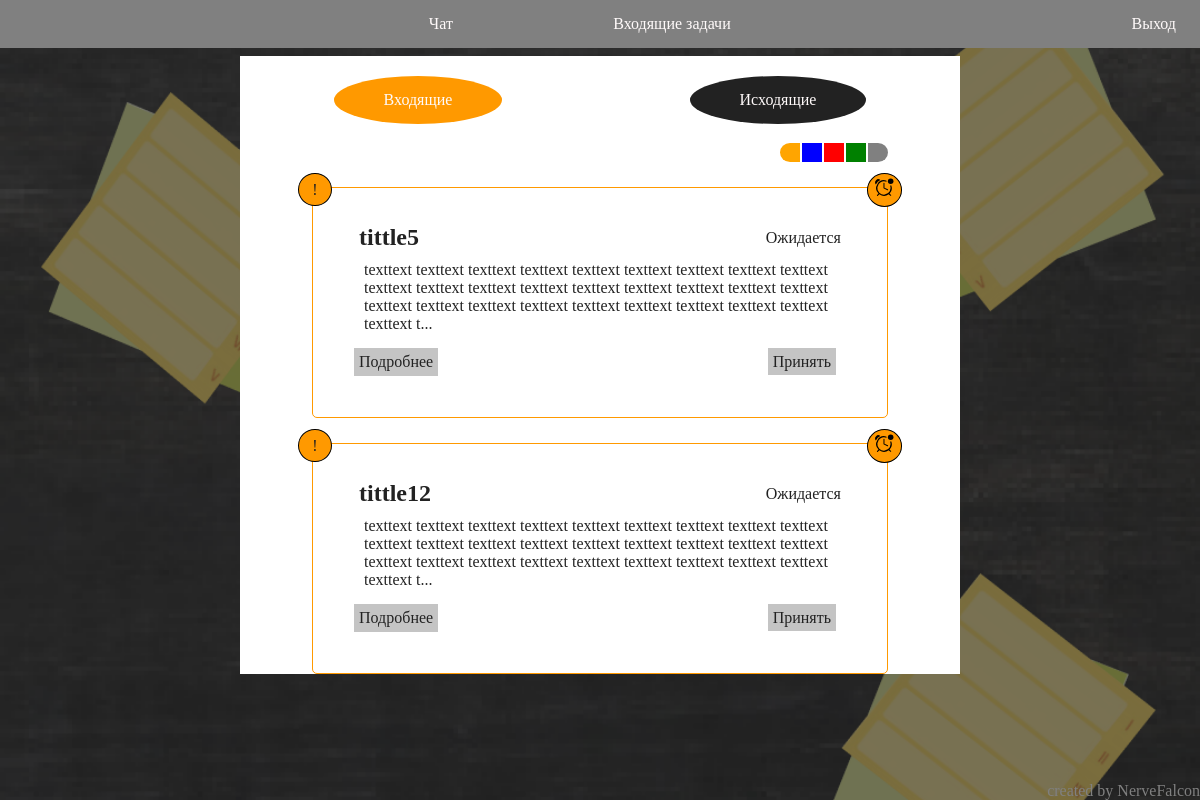
The page /inTasks/await/1 (signed in) on the database its author committed.
### tables this page shows
CREATE TABLE `status` (
  `id` int(11) NOT NULL,
  `ru` text NOT NULL,
  `en` text NOT NULL,
  `color` text NOT NULL,
  `but_in` text NOT NULL,
  `but_out` text NOT NULL
);

CREATE TABLE `tasks` (
  `id` int(11) NOT NULL,
  `id_from` int(11) NOT NULL,
  `title` text NOT NULL,
  `text` text NOT NULL,
  `deadline` date NOT NULL,
  `file_way` text NOT NULL,
  `id_status` int(11) NOT NULL DEFAULT '1'
);

### app/core/Model.php (called while the page is built, shortened)
<?php
class Model
{
	public static function ToggleInArray(array $array, $toggle, $zeroElement, $assocKey = null): array
	{
		if (in_array($toggle, $array))
		{
			$array = array_diff($array, [$toggle]);
			if (count($array) < 1)
			{
				$array[$assocKey] = $zeroElement;
			}
			return $array;
		}
		else
		{
			$array[$assocKey] = $toggle;
			return $array;
		}
	}
	public static function SqlConnect(): mysqli
	{
		$data = include("static/configs/db.php");
		$sql = new mysqli($data['hostname'], $data['username'], $data['password'], $data['database']);
		$sql->set_charset('utf-8');
		return $sql;
	}
	protected function Fetch($query, int $assoc = 1)
	{
		if ($query != false)
			return $query->fetch_all($assoc);
		else
			return false;
	}
}

### app/models/TaskModel.php (called while the page is built, shortened)
<?php
class TaskModel extends Model
{
	public static function GetAllStatus(): array
	{
		$db = self::SqlConnect();
        $res = $db->query("SELECT * FROM status")->fetch_all(1);
		foreach ($res as $key => $value) {
			$result[$value['en']] = $value;
		}
		return $result;
	}
	public static function GetEnStatus(): array
	{
		$db = self::SqlConnect();
        $res = $db->query("SELECT en FROM status")->fetch_all(1);
		foreach ($res as $key => $value) {
			$result[] = $value['en'];
		}
		return $result;
	}
	public static function FilterSetting(string $status): string
	{
		$url = explode('/', Route::GetURI());
		$currentStatus = $url[count($url) - 2];
		$currentStatus = explode('+', $currentStatus);
		return implode('+', self::ToggleInArray($currentStatus, $status, "await"));
	}
}

### app/controllers/InTaskController.php (called while the page is built, shortened)
<?php
class InTaskController extends Controller
{
	public function __construct()
	{
		$this->model = new InTaskModel();
	}
	public function ActionList(string $filter = null, int $page = 1, $showTasks = 4)
	{
		if (count(array_diff(explode('+', $filter), $this->model->GetEnStatus())) > 0)
		{
			return false;
		}
		$countPages = $this->model->GetCountInTasks($filter);
		$countPages = ceil($countPages / $showTasks);
		$pages = [$countPages, $page];
		$tasks = $this->model->GetListInTasks($page, $filter);
		foreach ($tasks as $key => $task)
		{
			$tasks[$key]['type'] = "in";
			$tasks[$key]['short_text'] = substr($task['text'], 0, 253) . "...";
			$tasks[$key]['seen'] = rand(0, 1);
			$tasks[$key]['diff'] = (new DateTime($tasks[$key]['deadline']))->diff(new DateTime)->format("%a");
		}
		$this->view->Generate('task/listView.php', [$pages, $tasks]);
		return true;
	}
}

### app/bootstrap.php (called while the page is built, shortened)
<?php
require_once 'core/Model.php';
require_once 'core/View.php';
require_once 'core/Controller.php';
require_once 'core/Route.php';
Route::start();

### index.php (called while the page is built, shortened)
<?php
require_once 'app/bootstrap.php';

### app/models/InTaskModel.php (called while the page is built, shortened)
<?php
include "TaskModel.php";
class InTaskModel extends TaskModel
{
    public function __construct()
    {
        $this->db = self::SqlConnect();
    }
    public function GetListInTasks(int $page, $filter, $showTasks = 4)
    {
        $filter = "'" . str_replace('+', '\', \'', $filter) . "'";
        $res = $this->db->query("SELECT tasks.*, status.ru as status, status.but_in as butIn, status.but_out as butOut FROM (tasks INNER JOIN workers ON workers.id_user = $_SESSION[id] AND tasks.id = workers.id_task) INNER JOIN status ON status.id = tasks.id_status AND status.en IN ($filter) ORDER BY tasks.deadline LIMIT " . ($page - 1)*$showTasks . "," . $showTasks . "");
        return $this->Fetch($res);
    }
    public function GetCountInTasks($filter)
    {
        $filter = "'" . str_replace('+', '\', \'', $filter) . "'";
        $res = $this->db->query("SELECT COUNT(*) as count FROM (tasks INNER JOIN workers ON workers.id_user = $_SESSION[id] AND tasks.id = workers.id_task) INNER JOIN status ON tasks.id_status = status.id AND status.en IN ($filter)");
        return $this->Fetch($res)[0]['count'];
    }
}

### app/core/Controller.php (called while the page is built, shortened)
<?php
class Controller
{
	public function __construct()
	{
		$this->view = new View;
	}
}

### app/views/task/listView.php (the view, shortened to what this page needs)
<?php
$pages = $params[0];
$params = $params[1];
?>
<section class="tasks">
	<div class="links flex-container-row flex-around">
		<a href="/inTasks" class="<?php if ($params[0]['type'] == 'in') echo 'selected '; ?>flex-item">Входящие</a>
		<a href="/outTasks" class="<?php if ($params[0]['type'] == "out") echo 'selected '; ?>flex-item">Исходящие</a>
	</div>
	<?php echo View::BuildFilter($pages[1]); ?>
	<div class="list">
		<?php foreach ($params as $task) : ?>
			<?php ($task['diff'] > 30) ? $left = "Осталось больше месяца" : $left = "Осатлось " . $task['diff'] . " дней"; ?>
			<div class="task">
				<div class="bg-color1 notify notify-left <?php if (!$task['seen']) echo "hidden"; ?>">!</div>
				<div class="bg-color1 notify notify-right <?php if ($task['diff'] < 30) echo "bg-red"; ?>">
					<abbr title="<?php echo "$task[deadline] $left"; ?>">
					</abbr>
				</div>
				<div class="top flex-container-row flex-around">
					<h2 class="flex-item flex-item-row-first"><?php echo $task['title'] ?></h2>
					<span class="status flex-item flex-item-row-last"><?php echo $task['status'] ?></span>
				</div>
				<div class="desc">
					<?php $key = (strlen($task['text']) > 256) ? 'short_text' : 'text'; ?>
					<?php echo $task[$key]; ?>
				</div>
				<div class="top flex-container-row flex-between">
					<a href="/<?php echo $task['type']; ?>Task/<?php echo $task['id'] ?>" class="button flex-item flex-item-row-first">Подробнее</a>
					<div class="flex-item flex-item-row-last">
						<?php if (!empty($task['butIn'])) : ?>
							<a href="/chStatus/<?php echo $task['id'] ?>" class="button flex-item"><?php echo $task['butIn'] ?></a>
						<?php endif; ?>
					</div>
				</div>
			</div>
		<?php endforeach; ?>
	</div>
</section>

### app/core/Route.php (shortened to what this page needs)
<?php
class Route
{
	public static function GetURI()
	{
		if (!empty($_SERVER["REQUEST_URI"]))
		{
			return trim($_SERVER["REQUEST_URI"], "/");
		}
		else
		{
			return false;
		}
	}
	public static function Start()
	{
		$routes = include_once('routes.php');
		$uri = explode('/', self::GetURI());
		$controlller = $routes[$uri[0]];
		if (count($controlller) > 2)
		{
			if (empty($uri[1]) || is_numeric($uri[1]))
			{
				$action = ucfirst($controlller['']);
				$params = array_slice($uri, 1);
			}
			else
			{
				$action = ucfirst($controlller[$uri[1]]);
				$params = array_slice($uri, 2);
			}
			$controlller = ucfirst($controlller['controller']);
		}
		else
		{
			$action = ucfirst($controlller['']);
			$params = array_slice($uri, 1);
			$controlller = ucfirst($controlller['controller']);
		}
		return self::Load($controlller, $action, $params);
	}
	static function Load($controllerName, $actionName, $param = array())
	{
		$actionName = "Action" . $actionName;
		$controller = new $controllerName;
		if (!call_user_func_array(array($controller, $actionName), $param))
		{
			self::ErrorPage404();
		}
	}
}

### app/views/templateView.php (shortened to what this page needs)
<!DOCTYPE html>
<html lang="ru">
<head>
	<?php if (!ini_get("display_errors")) : ?>
		<link rel="stylesheet" href="/static/css/style.css">
	<?php endif; ?>
</head>
<body>
	<header class="flex-container-row flex-between bg-gray">
		<div class="flex-item flex-grow flex-item-row-first gray">.</div>
		<div class="flex-item flex-grow flex-container-row flex-center menu">
			<a class="flex-item" href="/">Чат</a>
			<div class="linkInTasks flex-item">
				<a href="/inTasks">Входящие задачи</a>
			</div>
		</div>
		<div class="flex-item flex-grow flex-item-row-last">
			<a href="/auth/logout" class="auth-btn">Выход</a>
		</div>
	</header>
	<div id="wrapper">
		<main>
			<?php include 'app/views/' . $contentView; ?>
		</main>
	</div>
	<div id="copyright" class="gray Tright">created by NerveFalcon</div>
</body>
</html>

### app/core/View.php (shortened to what this page needs)
<?php
class View
{
	public function Generate(string $contentView, array $params = null, string $templateView = "templateView.php")
	{
		include "app/views/" . $templateView;
	}
	public static function BuildFilter(int $currentPage): string
	{
		$status = TaskModel::GetAllStatus();
		$result = "<div class=\"filter Tright\">";
		foreach ($status as $stat)
		{
			$href = TaskModel::FilterSetting($stat['en']) . "/$currentPage";
			$color = $stat['color'];
			$result .= "<a class=\"element bg-$color\" href=\"../$href\"></a> ";
		}
		$result .= "</div>";
		return $result;
	}
}

### static/css/style.css (style rules this page uses)
*, *::after, *::before { margin: 0; padding: 0; }
html { height: 100%; }
body { height: 100%; background-image: url("/static/img/BG.png"); background-size: 100% auto; background-position: 0 30%; background-repeat: repeat-y; background-attachment: fixed; color: #FFFAFA; }
header { width: 100%; height: 3rem; position: fixed; top: 0px; left: 0px; z-index: 50; }
main { width: 60%; margin: 0 auto; padding-top: 3.5rem; }
a { color: inherit; text-decoration: inherit; }
section:not(.auth) { color: #222222; background-color: white; box-sizing: border-box; }
.flex-container-row { display: flex; text-align: center; flex-flow: row nowrap; }
.flex-between { justify-content: space-between; }
.flex-around { justify-content: space-around; }
.flex-center { justify-content: center; }
.flex-item { margin: auto; }
.flex-item-row-first { text-align: left; margin-left: 2%; }
.flex-item-row-last { text-align: right; margin-right: 2%; }
.flex-grow { flex-grow: 1; }
.Tright { text-align: right; }
.button { background-color: #C4C4C4; margin: 5px; padding: 5px; }
.gray { color: gray; }
.bg-color1 { background-color: #FF9900; }
.bg-red { background-color: red; }
.bg-green { background-color: green; }
.bg-blue { background-color: blue; }
.bg-gray { background-color: gray; }
.bg-orange { background-color: orange; }
#wrapper { height: 100%; }
#copyright { position: fixed; margin: 0; right: 0; bottom: 0; }
.tasks .links>* { background-color: #222222; margin: 20px; padding: 15px 50px; border-radius: 50%; color: #FFFAFA; }
.tasks .links .selected { background-color: #FF9900; }
.filter .element { padding: 1px 10px; content: " "; margin: 1px; }
.filter .element:first-child { border-top-left-radius: 50%; border-bottom-left-radius: 50%; }
.filter .element:last-child { border-top-right-radius: 50%; border-bottom-right-radius: 50%; margin-right: 10%; }
.task { position: relative; border: 1px solid #FF9900; border-radius: 5px; margin: 25px 10%; }
.notify { position: absolute; top: -15px; border: 1px black solid; border-radius: 50%; }
.notify-left { left: -15px; padding: 5pt 10pt; }
.notify-right { right: -15px; padding: 3pt 5pt; }
.task { box-sizing: border-box; padding: 5%; }
.task .desc { margin: 10px 15px; }

### rows shown on the page
tasks: title "tittle5", id_status.ru "Ожидается", text "texttext texttext texttext texttext texttext texttext texttext texttext texttext texttext texttext texttext texttext texttext texttext texttext texttext texttext texttext texttext texttext texttext texttext texttext texttext texttext texttext texttext t...", id_status.but_in "Принять"
tasks: title "tittle12", id_status.ru "Ожидается", text "texttext texttext texttext texttext texttext texttext texttext texttext texttext texttext texttext texttext texttext texttext texttext texttext texttext texttext texttext texttext texttext texttext texttext texttext texttext texttext texttext texttext t...", id_status.but_in "Принять"
